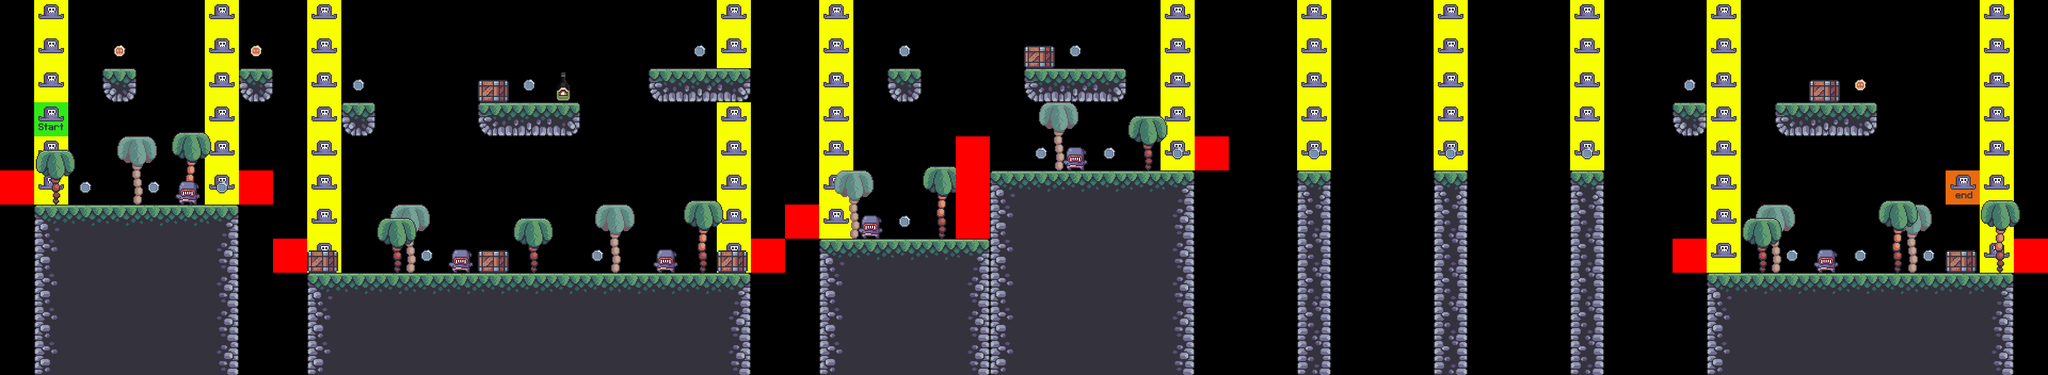

This game map was drawn from its Tiled (.tmx) file and the tilesets committed beside it. A one-line description and the trimmed map source follow:
An orthogonal 60x11 tile map with 64x64 px tiles, 11 tile layers (Re-Spawn, bg_palms, terrain, crates, ...), 8 tilesets.

<map version="1.5" tiledversion="1.7.2" orientation="orthogonal" renderorder="right-down" width="60" height="11" tilewidth="64" tileheight="64" infinite="0" nextlayerid="13" nextobjectid="1">
 <editorsettings>
  <export target="../0/level_0.csv" format="csv" />
 </editorsettings>
 <tileset firstgid="1" source="../tile_set/terrain_tiles.tsx" />
 <tileset firstgid="17" source="../tile_set/coin_tiles.tsx" />
 <tileset firstgid="19" source="../tile_set/palms.tsx" />
 <tileset firstgid="22" source="../tile_set/crates.tsx" />
 <tileset firstgid="23" source="../tile_set/player_tiles.tsx" />
 <tileset firstgid="25" source="../tile_set/enemy_tiles.tsx" />
 <tileset firstgid="27" source="../tile_set/Re-spawn.tsx" />
 <tileset firstgid="28" source="../tile_set/rum.tsx" />
 <layer id="11" name="Re-Spawn" width="60" height="11">
  <data>[660 cells, 70 non-empty, 1 distinct tile ids]</data>
 </layer>
 <layer id="6" name="bg_palms" width="60" height="11">
  <data>[660 cells, 7 non-empty, 1 distinct tile ids]</data>
 </layer>
 <layer id="1" name="terrain" width="60" height="11">
  <data>[660 cells, 187 non-empty, 12 distinct tile ids]</data>
 </layer>
 <layer id="7" name="crates" width="60" height="11">
  <data>[660 cells, 8 non-empty, 1 distinct tile ids]</data>
 </layer>
 <layer id="3" name="grass" width="60" height="11">
  <data>[660 cells, 0 non-empty, 0 distinct tile ids]</data>
 </layer>
 <layer id="5" name="fg_palms" width="60" height="11">
  <data>[660 cells, 10 non-empty, 2 distinct tile ids]</data>
 </layer>
 <layer id="2" name="coins" width="60" height="11">
  <data>[660 cells, 24 non-empty, 2 distinct tile ids]</data>
 </layer>
 <layer id="8" name="player" width="60" height="11">
  <data>[660 cells, 2 non-empty, 2 distinct tile ids]</data>
 </layer>
 <layer id="9" name="enemies" width="60" height="11">
  <data>[660 cells, 6 non-empty, 1 distinct tile ids]</data>
 </layer>
 <layer id="10" name="constrains" width="60" height="11">
  <data>[660 cells, 11 non-empty, 1 distinct tile ids]</data>
 </layer>
 <layer id="12" name="Rum" width="60" height="11">
  <data>[660 cells, 1 non-empty, 1 distinct tile ids]</data>
 </layer>
</map>
